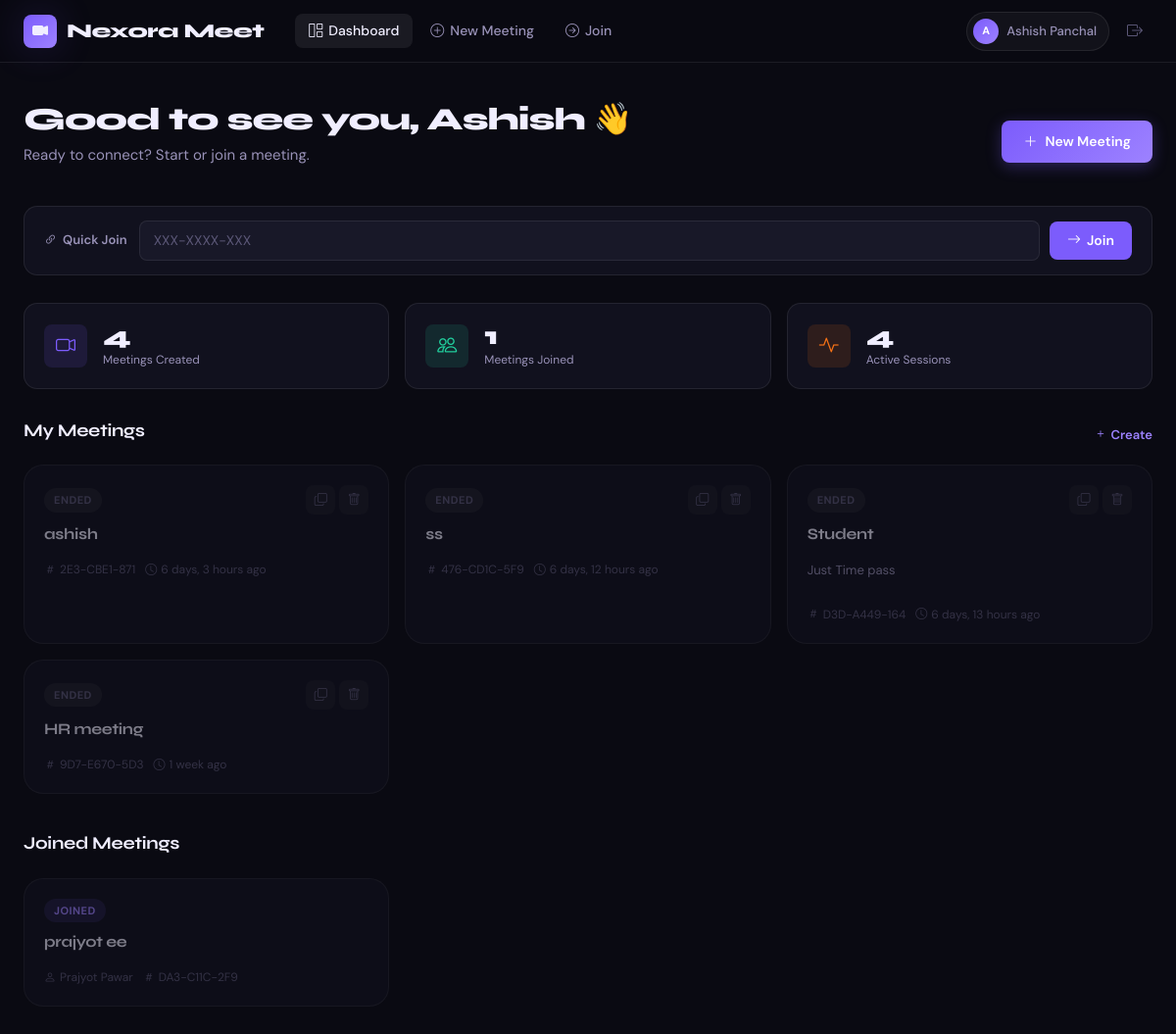
Before: /meetings/dashboard/ (signed in) with the older database file.
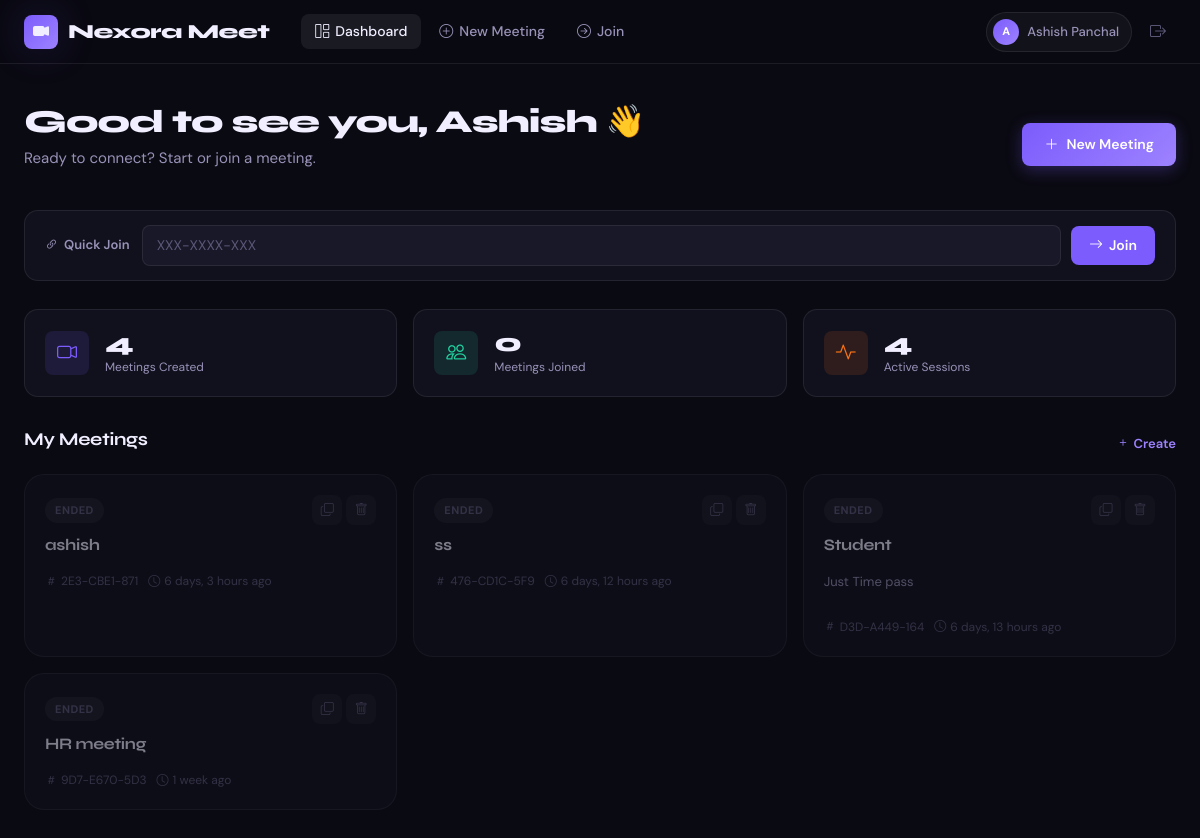
After: the same page with the newer database file.
### meetings/models.py (models this page shows, shortened)
class Meeting(models.Model):
    host         = models.ForeignKey(User, on_delete=models.CASCADE, related_name='hosted_meetings')
    meeting_id   = models.CharField(max_length=20, unique=True, blank=True)
    title        = models.CharField(max_length=200)
    description  = models.TextField(blank=True)
    scheduled_at = models.DateTimeField(null=True, blank=True)
    created_at   = models.DateTimeField(auto_now_add=True)
    is_active    = models.BooleanField(default=True)
    participants = models.ManyToManyField(User, related_name='joined_meetings', blank=True)
    class Meta:
        ordering = ['-created_at']
    password = models.CharField(
        max_length=50,
        blank=True,
        null=True
    )

### meetings/views.py (the view)
# urls.py: path('dashboard/',              views.dashboard,      name='dashboard'),
@login_required
def dashboard(request):
    hosted   = Meeting.objects.filter(host=request.user)
    joined   = request.user.joined_meetings.exclude(host=request.user)
    join_form = JoinMeetingForm()
    return render(request, 'meetings/dashboard.html', {
        'hosted':    hosted,
        'joined':    joined,
        'join_form': join_form,
    })

### meetings/forms.py
class JoinMeetingForm(forms.Form):
    meeting_id=forms.CharField(
        max_length=20,
        widget=forms.TextInput(
            attrs={
                'class':'form-control custom-input join-input',
                'placeholder':'XXX-XXXX-XXX'
            }
        )
    )
    password=forms.CharField(
        required=False,
        widget=forms.PasswordInput(
            attrs={
                'class':'form-control custom-input',
                'placeholder':'Meeting password'
            }
        )
    )

### meetings/templates/meetings/dashboard.html (shortened to what the changed rows need)
{% extends 'base.html' %}
{% block content %}
<div class="page-container">
  <div class="dashboard-hero">
    <div>
      <h1 class="page-title">Good to see you, {{ user.first_name|default:user.username }} 👋</h1>
    </div>
  </div>
  <div class="stats-row">
    <div class="stat-card">
      <div>
        <div class="stat-card-num">{{ joined.count }}</div>
        <div class="stat-card-label">Meetings Joined</div>
      </div>
    </div>
  </div>
  <div class="section-block">
    {% if hosted %}
      <div class="meetings-grid">
        {% for m in hosted %}
        <div class="meeting-card {% if not m.is_active %}meeting-ended{% endif %}">
          <div class="meeting-card-top">
            <div class="meeting-badge {% if m.is_active %}badge-active{% else %}badge-ended{% endif %}">
              {% if m.is_active %}Live{% else %}Ended{% endif %}
            </div>
            <div class="meeting-actions-top">
              <button class="icon-btn copy-btn" data-id="{{ m.meeting_id }}" title="Copy ID">
                <i class="bi bi-copy"></i>
              </button>
              <a href="{% url 'delete_meeting' m.meeting_id %}" class="icon-btn danger-btn" title="Delete"
                 onclick="return confirm('Delete permanently?')">
                <i class="bi bi-trash"></i>
              </a>
            </div>
          </div>
          <h4 class="meeting-title">{{ m.title }}</h4>
          {% if m.description %}
            <p class="meeting-desc">{{ m.description|truncatechars:60 }}</p>
          {% endif %}
          <div class="meeting-meta">
            <span><i class="bi bi-hash"></i> {{ m.meeting_id }}</span>
            {% if m.scheduled_at %}
              <span><i class="bi bi-calendar"></i> {{ m.scheduled_at|date:"M d, H:i" }}</span>
            {% else %}
              <span><i class="bi bi-clock"></i> {{ m.created_at|timesince }} ago</span>
            {% endif %}
          </div>
        </div>
        {% endfor %}
      </div>
    {% else %}
      <div class="empty-state">
        <div class="empty-icon"><i class="bi bi-calendar-x"></i></div>
        <p>No meetings yet. <a href="{% url 'create_meeting' %}">Create your first one →</a></p>
      </div>
    {% endif %}
  </div>
  {% if joined %}
  <div class="section-block">
    <div class="section-header">
      <h3 class="section-title">Joined Meetings</h3>
    </div>
    <div class="meetings-grid">
      {% for m in joined %}
      <div class="meeting-card {% if not m.is_active %}meeting-ended{% endif %}">
        <div class="meeting-card-top">
          <div class="meeting-badge badge-joined">Joined</div>
        </div>
        <h4 class="meeting-title">{{ m.title }}</h4>
        <div class="meeting-meta">
          <span><i class="bi bi-person"></i> {{ m.host.get_full_name|default:m.host.username }}</span>
          <span><i class="bi bi-hash"></i> {{ m.meeting_id }}</span>
        </div>
      </div>
      {% endfor %}
    </div>
  </div>
  {% endif %}
</div>
{% endblock %}

Changed rows visible on the page:
removed Meeting: title "prajyot ee", host.get_full_name "Prajyot Pawar", meeting_id "DA3-C11C-2F9", shown under "Joined Meetings"
Other visible differences:
{{ joined.count }}: "1" → "0"
text no longer shown: "Joined Meetings"
